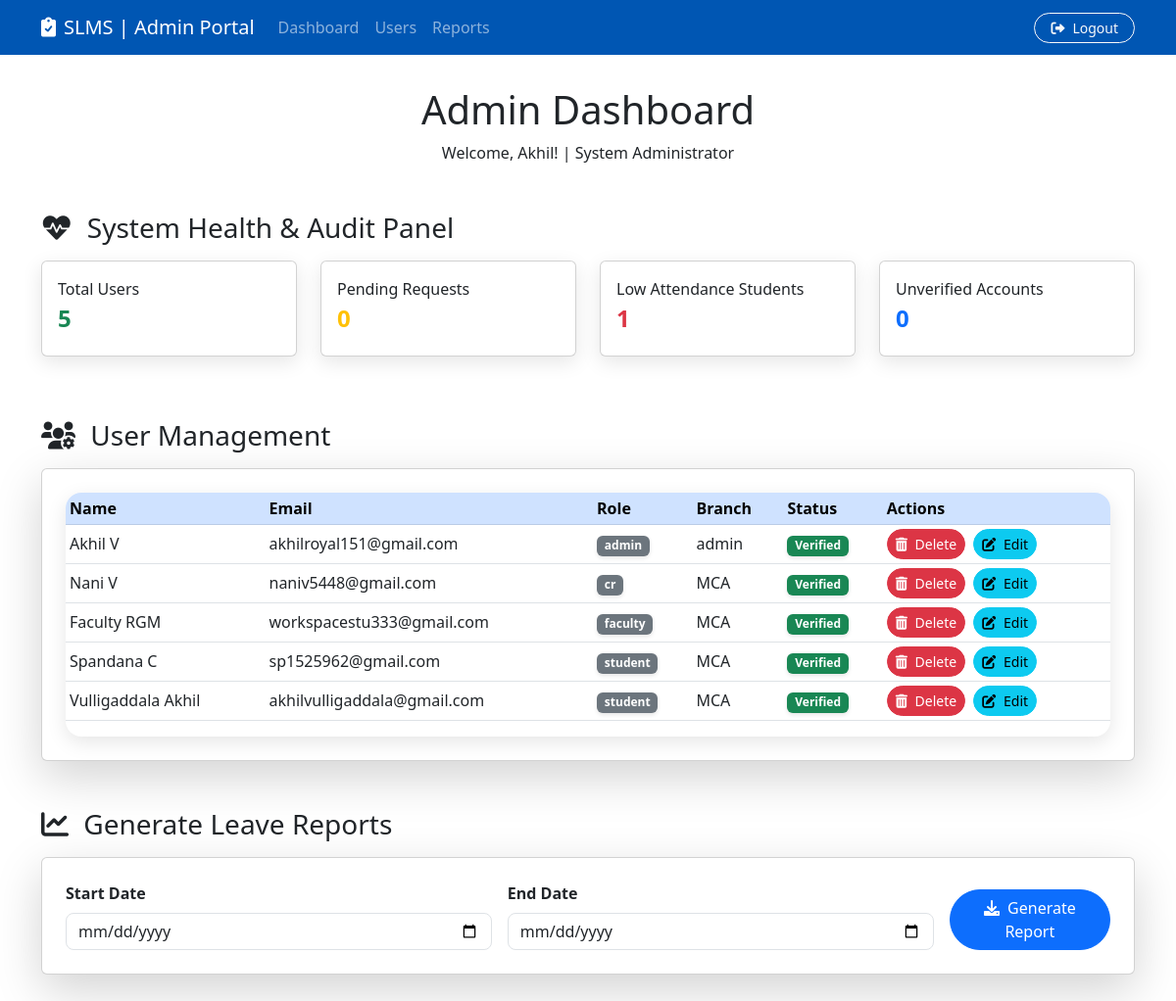
The page /admin_dashboard (signed in) on the database its author committed.
### tables this page shows
CREATE TABLE users (
    id INTEGER PRIMARY KEY AUTOINCREMENT,
    first_name TEXT NOT NULL,
    second_name TEXT NOT NULL,
    email TEXT UNIQUE NOT NULL,
    branch TEXT NOT NULL,
    role TEXT NOT NULL,
    college_id TEXT UNIQUE NOT NULL,
    password_hash TEXT NOT NULL,
    is_verified INTEGER NOT NULL DEFAULT 0,         -- REQUIRED for Email Verification
    verification_token TEXT UNIQUE,                 -- REQUIRED for Email Verification
    attendance_percentage REAL DEFAULT 0.0          -- REQUIRED for Faculty Attendance
);

### app.py (the view, shortened to what this page needs)
@app.route('/admin_dashboard', methods=['GET', 'POST'])
def admin_dashboard():
    if 'user_id' not in session or session['role'] != 'admin':
        return redirect(url_for('login'))
    user = get_user(session['user_id'])
    db = get_db()
    total_users = db.execute("SELECT COUNT(id) FROM users").fetchone()[0]
    unverified_users = db.execute("SELECT COUNT(id) FROM users WHERE is_verified = 0").fetchone()[0]
    pending_requests_count = db.execute("SELECT COUNT(id) FROM leave_requests WHERE status IN ('Pending', 'Forwarded')").fetchone()[0]
    non_compliant_students = db.execute("SELECT COUNT(id) FROM users WHERE role = 'student' AND attendance_percentage < ?", (MINIMUM_ATTENDANCE_REQUIRED,)).fetchone()[0]
    system_health = {
        'total_users': total_users,
        'unverified_users': unverified_users,
        'pending_requests': pending_requests_count,
        'non_compliant_students': non_compliant_students
    }
    all_users = db.execute('SELECT * FROM users ORDER BY role, first_name').fetchall()
    report_data = None
    return render_template('admin_dashboard.html', user=user, all_users=all_users, report_data=report_data, system_health=system_health)

### app.py (called while the page is built)
def get_db():
    if 'db' not in g:
        g.db = sqlite3.connect(
            app.config['DATABASE'],
            detect_types=sqlite3.PARSE_DECLTYPES
        )
        g.db.row_factory = sqlite3.Row
    return g.db

def get_user(user_id):
    db = get_db()
    user = db.execute('SELECT * FROM users WHERE id = ?', (user_id,)).fetchone()
    return user

### templates/admin_dashboard.html (shortened to what this page needs)
<!DOCTYPE html>
<html lang="en">
<head>
    <link rel="stylesheet" href="{{ url_for('static', filename='styles.css') }}">
    <link href="https://cdn.jsdelivr.net/npm/bootstrap@5.3.0/dist/css/bootstrap.min.css" rel="stylesheet">
    <link rel="stylesheet" href="https://cdnjs.cloudflare.com/ajax/libs/font-awesome/6.0.0-beta3/css/all.min.css">
</head>
<body class="bg-light-gray text-gray-800">
    <nav class="navbar navbar-expand-lg navbar-dark bg-primary-dark shadow-md">
        <div class="container max-w-7xl">
            <a class="navbar-brand font-bold" href="{{ url_for('admin_dashboard') }}"><i class="fas fa-clipboard-check me-2"></i>SLMS | Admin Portal</a>
            <div class="collapse navbar-collapse">
                <ul class="navbar-nav me-auto mb-2 mb-lg-0">
                    <li class="nav-item"><a class="nav-link" href="{{ url_for('admin_dashboard') }}">Dashboard</a></li>
                    <li class="nav-item"><a class="nav-link" href="#user_management_section">Users</a></li>
                    <li class="nav-item"><a class="nav-link" href="#reporting_section">Reports</a></li>
                </ul>
                <ul class="navbar-nav">
                    <li class="nav-item"><a class="btn btn-sm btn-outline-light rounded-pill px-3" href="{{ url_for('logout') }}"><i class="fas fa-sign-out-alt me-2"></i>Logout</a></li>
                </ul>
            </div>
        </div>
    </nav>
    <div class="container dashboard-container max-w-7xl">
        <h1 class="text-center mb-2 text-primary-dark">Admin Dashboard</h1>
        <p class="text-center text-secondary-dark">Welcome, {{ user.first_name }}! | System Administrator</p>
        <h3 class="mt-5 mb-3 text-secondary-dark"><i class="fas fa-heartbeat me-2"></i> System Health & Audit Panel</h3>
        <div class="row mb-5">
            <div class="col-md-3 mb-3">
                <div class="card p-3 shadow-md border-top-success">
                    <p class="text-sm text-success-dark mb-1">Total Users</p>
                    <h4 class="fw-bold text-success">{{ system_health.total_users }}</h4>
                </div>
            </div>
            <div class="col-md-3 mb-3">
                <div class="card p-3 shadow-md border-top-warning">
                    <p class="text-sm text-warning-dark mb-1">Pending Requests</p>
                    <h4 class="fw-bold text-warning">{{ system_health.pending_requests }}</h4>
                </div>
            </div>
            <div class="col-md-3 mb-3">
                <div class="card p-3 shadow-md border-top-danger">
                    <p class="text-sm text-danger-dark mb-1">Low Attendance Students</p>
                    <h4 class="fw-bold text-danger">{{ system_health.non_compliant_students }}</h4>
                </div>
            </div>
            <div class="col-md-3 mb-3">
                <div class="card p-3 shadow-md border-top-primary">
                    <p class="text-sm text-primary-dark mb-1">Unverified Accounts</p>
                    <h4 class="fw-bold text-primary">{{ system_health.unverified_users }}</h4>
                </div>
            </div>
        </div>
        <h3 class="mt-5 mb-3 text-secondary-dark" id="user_management_section"><i class="fas fa-users-cog me-2"></i> User Management</h3>
        <div class="card p-4 mb-5 shadow-lg">
            <div class="table-responsive">
                <table class="table table-hover table-sm">
                    <thead class="table-primary">
                        <tr>
                            <th>Name</th>
                            <th>Email</th>
                            <th>Role</th>
                            <th>Branch</th>
                            <th>Status</th>
                            <th>Actions</th>
                        </tr>
                    </thead>
                    <tbody>
                        {% for u in all_users %}
                        <tr class="align-middle">
                            <td>{{ u.first_name }} {{ u.second_name }}</td>
                            <td>{{ u.email }}</td>
                            <td><span class="badge bg-secondary">{{ u.role }}</span></td>
                            <td>{{ u.branch }}</td>
                            <td>
                                {% if u.is_verified %}
                                    <span class="badge bg-success">Verified</span>
                                {% else %}
                                    <span class="badge bg-danger">Unverified</span>
                                {% endif %}
                            </td>
                            <td>
                                <form action="{{ url_for('admin_dashboard') }}" method="post" class="d-inline">
                                    <button type="submit" class="btn btn-sm btn-danger rounded-pill" onclick="return confirm('Are you sure you want to delete {{ u.first_name }}? This action cannot be undone.');"><i class="fas fa-trash-alt me-1"></i> Delete</button>
                                </form>
                                <button class="btn btn-sm btn-info rounded-pill ms-1" title="Feature to be implemented"><i class="fas fa-edit me-1"></i> Edit</button>
                            </td>
                        </tr>
                        {% endfor %}
                    </tbody>
                </table>
            </div>
        </div>
        <h3 class="mt-5 mb-3 text-secondary-dark" id="reporting_section"><i class="fas fa-chart-line me-2"></i> Generate Leave Reports</h3>
        <div class="card p-4 shadow-lg">
            <form action="{{ url_for('admin_dashboard') }}" method="get" class="row g-3 align-items-end">
                <div class="col-md-5">
                    <label for="report_start" class="form-label fw-semibold">Start Date</label>
                    <input type="date" class="form-control rounded-3" id="report_start" name="report_start" required>
                </div>
                <div class="col-md-5">
                    <label for="report_end" class="form-label fw-semibold">End Date</label>
                    <input type="date" class="form-control rounded-3" id="report_end" name="report_end" required>
                </div>
                <div class="col-md-2">
                    <button type="submit" class="btn btn-primary w-100 rounded-pill"><i class="fas fa-download me-1"></i> Generate Report</button>
                </div>
            </form>
        </div>
    </div>
</body>
</html>

### static/styles.css (style rules this page uses)
:root { --primary-color: #0056b3; --primary-light: #007bff; --accent-color: #28a745; --secondary-color: #6c757d; --bg-light: #f8f9fa; --shadow-soft: 0 6px 20px rgba(0, 0, 0, 0.1); }
body { font-family: 'Inter', sans-serif; background-color: var(--bg-light); color: #343a40; line-height: 1.6; }
.navbar { background-color: var(--primary-color) !important; }
.dashboard-container { padding: 3rem 1.5rem; }
.card { border: none; border-radius: 16px; box-shadow: var(--shadow-soft); transition: transform 0.3s ease-in-out, box-shadow 0.3s ease-in-out; }
.form-control, .btn { border-radius: 10px; padding: 0.75rem 1rem; }
.btn-primary { background-color: var(--primary-light); border-color: var(--primary-color); font-weight: 600; transition: background-color 0.2s; }
h1, h3 { font-weight: 700; color: var(--primary-color); }
.badge { padding: 0.6em 1em; font-weight: 600; border-radius: 8px; box-shadow: 0 2px 4px rgba(0, 0, 0, 0.1); }
.table-responsive { border-radius: 16px; overflow: hidden; box-shadow: var(--shadow-soft); }
.text-danger { color: #dc3545 !important; }
.text-success { color: var(--accent-color) !important; }
@media (max-width: 1200px) and (min-width: 769px) { .dashboard-container { padding: 2rem; } }

### rows shown on the page
users: first_name "Akhil", second_name "V", email "akhilroyal151@gmail.com", role "admin", branch "admin", is_verified "Verified"
users: first_name "Nani", second_name "V", email "naniv5448@gmail.com", role "cr", branch "MCA", is_verified "Verified"
users: first_name "Faculty", second_name "RGM", email "workspacestu333@gmail.com", role "faculty", branch "MCA", is_verified "Verified"
users: first_name "Spandana", second_name "C", email "sp1525962@gmail.com", role "student", branch "MCA", is_verified "Verified"
users: first_name "Vulligaddala", second_name "Akhil", email "akhilvulligaddala@gmail.com", role "student", branch "MCA", is_verified "Verified"

### other values the page prints
{{ system_health.total_users }} "5"
{{ system_health.pending_requests }} "0"
{{ system_health.non_compliant_students }} "1"
{{ system_health.unverified_users }} "0"
